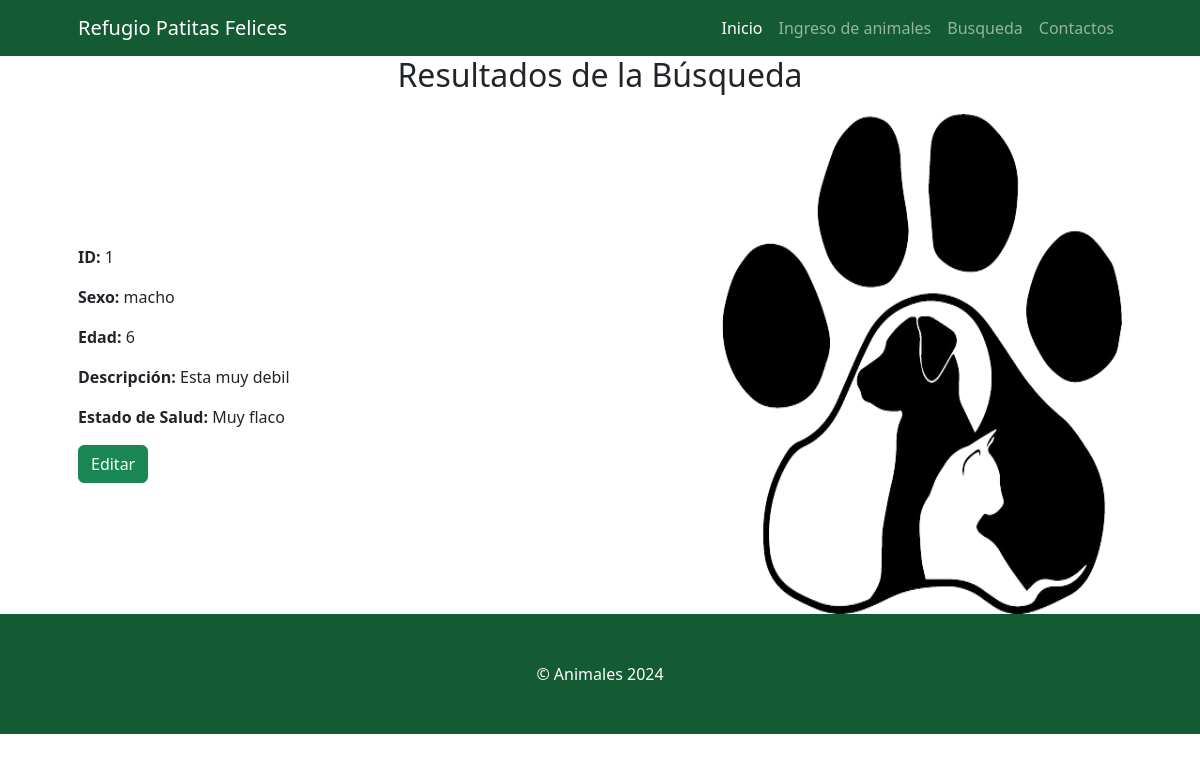
/resultados_busqueda/1/, run on the app's committed database.
### App/models.py (models this page shows, shortened)
class Animal(models.Model):
    TIPO_ANIMAL_CHOICES = [
        ('perro', 'Perro'),
        ('gato', 'Gato'),
    ]
    codigo_registro = models.CharField(max_length=36, unique=True, blank=False, null=False)
    tipo_animal = models.CharField(max_length=50, choices=TIPO_ANIMAL_CHOICES, null=True, blank=True)
    sexo = models.CharField(max_length=10)
    edad = models.IntegerField()
    descripcion = models.TextField()
    estado_salud = models.CharField(max_length=50)
    class Meta:
        app_label = 'App'

### App/views.py (the view)
# urls.py: path('resultados_busqueda/<int:id>/', views.resultados_busqueda, name='resultados_busqueda'),
def resultados_busqueda(request, id):
    try:
        animal = Animal.objects.get(id=id)
        return render(request, 'core/resultados_busqueda.html', {'animal': animal})
    except Animal.DoesNotExist:
        return render(request, 'core/error.html', {'mensaje': 'Animal no encontrado'})

### App/templates/core/resultados_busqueda.html
{% extends 'home.html' %}
{% load static %}
{% block contenido %}
  <h2 style="text-align: center; margin-bottom: 20px;">Resultados de la Búsqueda</h2>
  <div style="display: flex; justify-content: space-between; align-items: center; gap: 20px;">
    <div style="flex-grow: 1;">
      {% if animal %}
        <p><strong>ID:</strong> {{ animal.id }}</p>
        <p><strong>Sexo:</strong> {{ animal.sexo }}</p>
        <p><strong>Edad:</strong> {{ animal.edad }}</p>
        <p><strong>Descripción:</strong> {{ animal.descripcion }}</p>
        <p><strong>Estado de Salud:</strong> {{ animal.estado_salud }}</p>
        <a href="{% url 'editar_animal' animal.id %}" class="btn btn-success">Editar</a>
      {% else %}
        <p>Animal no encontrado.</p>
      {% endif %}
    </div>
    <img src="{% static 'core/assets/gato.png' %}" alt="Gato" height="500" width="400" style="display:block; margin-left:auto; margin-right:0;" />
  </div>
{% endblock %}

### data on the page
Animal: id "1", sexo "macho", edad "6", descripcion "Esta muy debil", estado_salud "Muy flaco"
